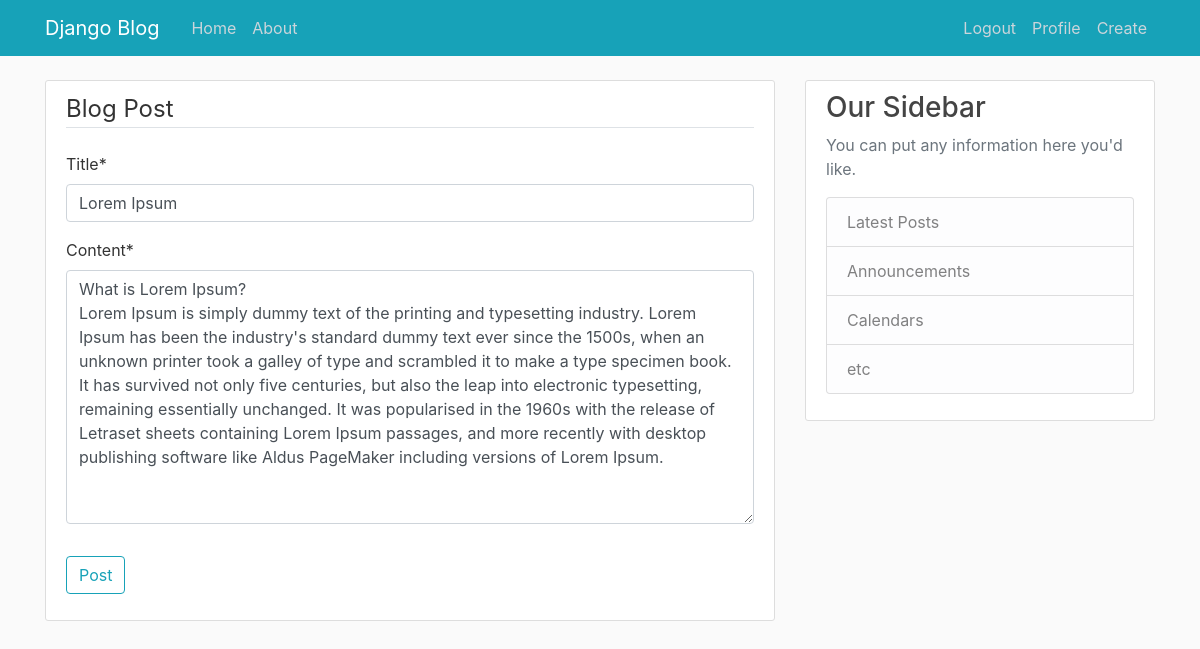
The page /post/7/update/ (signed in) on the database its author committed.
### blog_app/models.py (models this page shows, shortened)
class Post(models.Model):
    title = models.CharField(max_length=100)
    content = models.TextField()
    date_posted = models.DateTimeField(default=timezone.now)
    author = models.ForeignKey(User, on_delete=models.CASCADE)

### blog_app/views.py (the view, shortened to what this page needs)
# urls.py: path('post/<int:pk>/update/', PostUpdateView.as_view(), name='post-update'),
class PostUpdateView(LoginRequiredMixin, UserPassesTestMixin, UpdateView):
    model = Post
    fields = ['title', 'content']
    def test_func(self):
        post = self.get_object()
        if self.request.user == post.author:
            return True
        return False

### blog_app/templates/blog_app/post_form.html (shortened to what this page needs)
{% extends 'blog_app/base.html' %}
{% load crispy_forms_tags %}
{% block content %}
<div class="content-section">
  <form method="POST">
    <fieldset class="form-group">
      <legend class="border-bottom mb-4">Blog Post</legend>
      {{ form|crispy }}
    </fieldset>
    <div class="form-group">
      <button class="btn btn-outline-info" type="submit">Post</button>
    </div>
  </form>
</div>
{% endblock content %}

### blog_app/static/blog_app/main.css (style rules this page uses)
body { background: #fafafa; color: #333333; margin-top: 5rem; }
.content-section { background: #ffffff; padding: 10px 20px; border: 1px solid #dddddd; border-radius: 3px; margin-bottom: 20px; }

### rows shown on the page
Post: title "Lorem Ipsum", content "What is Lorem Ipsum? Lorem Ipsum is simply dummy text of the printing and typesetting industry. Lorem Ipsum has been the industry's standard dummy text ever since the 1500s, when an unknown printer took a galley of type and scrambled it to make a type specimen book. It has survived not only five centuries, but also the leap into electronic typesetting, remaining essentially unchanged. It was popularised in the 1960s with the release of Letraset sheets containing Lorem Ipsum passages, and more recently with desktop publishing software like Aldus PageMaker including versions of Lorem Ipsum."
